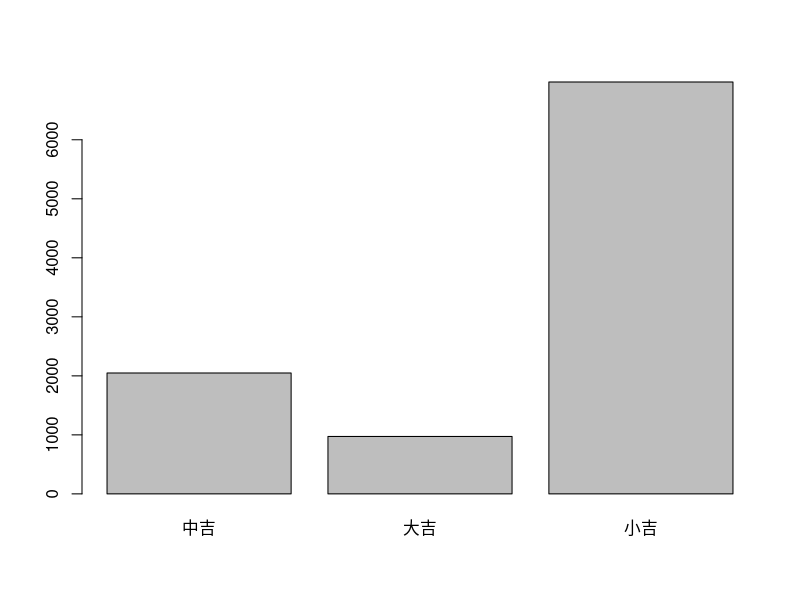

Reproduce this figure in R.
## ---- chunk 1
1 + 1
2 - 2
3 * 3
4 / 4
## ---- chunk 2
1:10
c(1, 3, 8) + 1
1 + 2 + 3 +
  4 + 5 + 6
## ---- chunk 3
x <- c(1.0, 1.2, 1.3)
x
x * 10
x
y <- "John Smith"
## ---- chunk 4
LETTERS
letters
## ---- chunk 5
LETTERS[1:5]
LETTERS[c(1, 3, 5, 20:26)]
LETTERS[-(1:23)]
## ---- chunk 6
dogs <- c("モモ", "チョコ", "マロン", "ナナ")
names(dogs) <- c("チワワ", "コーギ", "柴犬", "コーギ")
dogs
dogs["コーギ"] #namesに同じ項目があるため最初のものしか表示されない
## ---- chunk 7
x <- 1:100
sum(x)
mean(x)

y <- 1:3
rep(y, 3)

z <- c("A", "B", "C")
rep(z, 5)

seq(10)
seq(from = 0, to = 10, by = 2)
seq(0, 10 ,3)
seq(0, 1, 0.1)
## ---- chunk 8
help.search("sequence")
?seq
## ---- chunk 9
x <- 1:6
sample(x, 1)
#非復元抽出なのでエラー
#sample(x, 10)
#rep=Tで復元抽出にする
sample(x, 10, rep = T)

kuji <- c("大吉", "中吉", "小吉")
kuji
sample(kuji, 1)
#probで出現確率を設定
sample(kuji, 1, prob = c(1 / 10, 2 / 10, 7 / 10))

kuji.result <- sample(kuji, 10000, rep = T, prob = c(1 / 10, 2 / 10, 7 / 10))
kuji.result.table <- table(kuji.result)
kuji.result.table
barplot(kuji.result.table)
## ---- chunk 10
#実数
(x <- 1)
typeof(x)
#整数
(y <- 1L)
typeof(y)
#複素数
(z <- 1 + 2i)
typeof(z)

#文字列
(x <- "ほげ")
(y <- "fuga")

#文字列結合
paste(LETTERS, collapse="")

#split
strsplit(x, "")

#factor(因子)
x <- c("男", "女")
class(x)
x.factor <- as.factor(x)
x.factor
class(x.factor)
str(x.factor)

# 論理値
x <- 5
x >=3

x <- 1:5
x <= 3; x < 3; x > 3; x == 3; x != 3
# trueを1としてカウント
sum(x >= 3)

y <- c("A", "B", "C")
y == "B"

z <- c("A", "B", "O", "AB", "A", "B", "O", "AB")
# ベクトル同士の比較は足りな分はリピートされる
#以下はz == c("AB", "B", "AB", "B", "AB", "B", "AB", "B")と同等
z == c("AB", "B")
# 比較対象に含まれいるかは %in% を使って比較
z %in% c("AB", "B")
sum(z %in% c("AB", "B")) #一致する数
which(z %in% c("AB", "B")) #一致する位置

# namesに該当する場合が複数ある場合
dogs[names(dogs) %in% "コーギ"]
dogs[names(dogs) %in% "コーギ"][2] #添字で各要素を取得
## ---- chunk 11
#睡眠薬の効果
# extra:効果(時間), group:1 or 2, ID: userID
head(sleep)
summary(sleep)

# データフレーム作成
x <- data.frame(Num = 1:5, Cha = LETTERS[1:5])
x; x$Num; x$Cha
str(x); summary(x)

#stringsAsFactorsをfalseにすることで文字列をfactorにしない
y <- data.frame(Num = 1:5, Cha = letters[1:5], stringsAsFactors=F)
y; y$Num; y$Cha
str(y); summary(y)

#列の追加(数が一致している必要がある)
#新たに追加文字列はfactorにはならない
x$New <- c("あ", "い", "う", "え", "お")
nrow(x) #行数
ncol(x) #列数
x; str(x)

#行番号、列番号の順で要素を指定して取得
x[1:3, c(1, 3)]
x[1:3, -2] #特定列だけ除く
## ---- chunk 12
#行列は数値以外も使えるがすべての要素が同じ型じゃないとダメ
#列 -> 行の順で要素を指定
(x <- matrix(1:9, ncol=3)) #matrix(1:9, ncol=3, nrow=3)の省略形
#行 -> 列の順で要素を指定
(y <- matrix(1:9, ncol=3, byrow=T))
#要素が足りない場合は先頭から順に繰り返し()警告が出る
(z <- matrix(c(2, 5 ,7), nrow=2))

x; t(x) #転置
## ---- chunk 13
#多次元のデータ構造
HairEyeColor

#要素を指定して取得
HairEyeColor[, , Sex="Female"] 
HairEyeColor["Black", ,]

Titanic #4次元のデータ
## ---- chunk 14
#複数の構造のデータを混在させる
#回帰分析の結果
x <- lm(dist ~ speed, cars)
str(x) #リストの要素は[]ではなく[[]]
x$coefficients

str(x[[1]])
x[[1]][1] #リスト内の個別の項目を取り出す
x$coefficients[1] #名前があればオブジェクト名で取り出しも可

#型を確認
#ここに記載していないほかの型でもできる
is.list(x) #list
is.vector(letters) #ベクトル
is.data.frame(iris) #データフレーム
